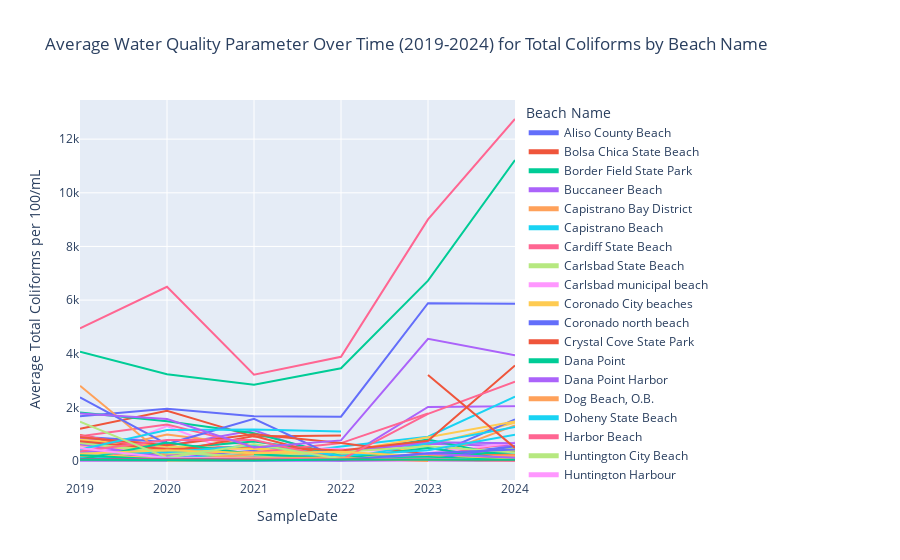

The notebook cell saved with this chart:
### Markdown cell above
# Interactable Graph of Beach Water Quality

### Code cell
import pandas as pd
import plotly.express as px

# Assuming dfBeach is your DataFrame
dfBeach['SampleDate'] = pd.to_datetime(dfBeach['SampleDate'])

# Filter the DataFrame for years greater than or equal to 2018 and parameter equal to 'Enterococcus'
df_filtered = dfBeach[(dfBeach['SampleDate'].dt.year >= 2018) & (dfBeach['parameter'] == 'Total Coliforms')]

# Group by beach and year, calculate the average
df_grouped = df_filtered.groupby(['Beach Name', df_filtered['SampleDate'].dt.year])['Result'].mean().reset_index()

# Create an interactive line plot using Plotly
fig = px.line(df_grouped, x='SampleDate', y='Result', color='Beach Name',
              labels={'Result': 'Average Total Coliforms per 100/mL'},
              title='Average Water Quality Parameter Over Time (2019-2024) for Total Coliforms by Beach Name')

# Update layout to add custom legend
fig.update_layout(
    legend=dict(
        title='Beach Name',
        itemsizing='constant'
    )
)

# Show the interactive plot
fig.show()

### Figure 1 — Plotly figure (JSON) as saved in the notebook; plotly's stock layout.template omitted (floating-point values rounded to 4 significant figures)
{"data": [{"hovertemplate": "Beach Name=Aliso County Beach<br>SampleDate=%{x}<br>Average Total Coliforms per 100/mL=%{y}<extra></extra>", "legendgroup": "Aliso County Beach", "line": {"color": "#636efa", "dash": "solid"}, "marker": {"symbol": "circle"}, "mode": "lines", "name": "Aliso County Beach", "orientation": "v", "showlegend": true, "type": "scatter", "x": [2019, 2020, 2021, 2022, 2023, 2024], "xaxis": "x", "y": [163.1, 289.0, 65.61, 137.7, 202.5, 547.8], "yaxis": "y"}, {"hovertemplate": "Beach Name=Bolsa Chica State Beach<br>SampleDate=%{x}<br>Average Total Coliforms per 100/mL=%{y}<extra></extra>", "legendgroup": "Bolsa Chica State Beach", "line": {"color": "#EF553B", "dash": "solid"}, "marker": {"symbol": "circle"}, "mode": "lines", "name": "Bolsa Chica State Beach", "orientation": "v", "showlegend": true, "type": "scatter", "x": [2019, 2020, 2021, 2022, 2023, 2024], "xaxis": "x", "y": [114.6, 341.5, 145.9, 29.84, 90.68, 348.7], "yaxis": "y"}, {"hovertemplate": "Beach Name=Border Field State Park<br>SampleDate=%{x}<br>Average Total Coliforms per 100/mL=%{y}<extra></extra>", "legendgroup": "Border Field State Park", "line": {"color": "#00cc96", "dash": "solid"}, "marker": {"symbol": "circle"}, "mode": "lines", "name": "Border Field State Park", "orientation": "v", "showlegend": true, "type": "scatter", "x": [2019, 2020, 2021, 2022, 2023, 2024], "xaxis": "x", "y": [4072.0, 3237.0, 2841.0, 3460.0, 6727.0, 11220.0], "yaxis": "y"}, {"hovertemplate": "Beach Name=Buccaneer Beach<br>SampleDate=%{x}<br>Average Total Coliforms per 100/mL=%{y}<extra></extra>", "legendgroup": "Buccaneer Beach", "line": {"color": "#ab63fa", "dash": "solid"}, "marker": {"symbol": "circle"}, "mode": "lines", "name": "Buccaneer Beach", "orientation": "v", "showlegend": true, "type": "scatter", "x": [2019, 2020, 2021, 2022, 2023, 2024], "xaxis": "x", "y": [853.9, 560.4, 1146.0, 23.44, 2014.0, 2041.0], "yaxis": "y"}, {"hovertemplate": "Beach Name=Capistrano Bay District<br>SampleDate=%{x}<br>Average Total Coliforms per 100/mL=%{y}<extra></extra>", "legendgroup": "Capistrano Bay District", "line": {"color": "#FFA15A", "dash": "solid"}, "marker": {"symbol": "circle"}, "mode": "lines", "name": "Capistrano Bay District", "orientation": "v", "showlegend": true, "type": "scatter", "x": [2019, 2020, 2021, 2022, 2023, 2024], "xaxis": "x", "y": [30.03, 18.9, 25.53, 20.56, 24.07, 22.78], "yaxis": "y"}, {"hovertemplate": "Beach Name=Capistrano Beach<br>SampleDate=%{x}<br>Average Total Coliforms per 100/mL=%{y}<extra></extra>", "legendgroup": "Capistrano Beach", "line": {"color": "#19d3f3", "dash": "solid"}, "marker": {"symbol": "circle"}, "mode": "lines", "name": "Capistrano Beach", "orientation": "v", "showlegend": true, "type": "scatter", "x": [2019, 2020, 2021, 2022, 2023, 2024], "xaxis": "x", "y": [31.07, 14.19, 24.7, 17.38, 35.9, 34.62], "yaxis": "y"}, {"hovertemplate": "Beach Name=Cardiff State Beach<br>SampleDate=%{x}<br>Average Total Coliforms per 100/mL=%{y}<extra></extra>", "legendgroup": "Cardiff State Beach", "line": {"color": "#FF6692", "dash": "solid"}, "marker": {"symbol": "circle"}, "mode": "lines", "name": "Cardiff State Beach", "orientation": "v", "showlegend": true, "type": "scatter", "x": [2019, 2020, 2021, 2022, 2023, 2024], "xaxis": "x", "y": [60.52, 229.8, 40.31, 34.79, 58.31, 24.58], "yaxis": "y"}, {"hovertemplate": "Beach Name=Carlsbad State Beach<br>SampleDate=%{x}<br>Average Total Coliforms per 100/mL=%{y}<extra></extra>", "legendgroup": "Carlsbad State Beach", "line": {"color": "#B6E880", "dash": "solid"}, "marker": {"symbol": "circle"}, "mode": "lines", "name": "Carlsbad State Beach", "orientation": "v", "showlegend": true, "type": "scatter", "x": [2019, 2020, 2021, 2022], "xaxis": "x", "y": [44.51, 206.0, 32.04, 48.91], "yaxis": "y"}, {"hovertemplate": "Beach Name=Carlsbad municipal beach<br>SampleDate=%{x}<br>Average Total Coliforms per 100/mL=%{y}<extra></extra>", "legendgroup": "Carlsbad municipal beach", "line": {"color": "#FF97FF", "dash": "solid"}, "marker": {"symbol": "circle"}, "mode": "lines", "name": "Carlsbad municipal beach", "orientation": "v", "showlegend": true, "type": "scatter", "x": [2019, 2020, 2021, 2022], "xaxis": "x", "y": [39.88, 1304.0, 29.74, 55.8], "yaxis": "y"}, {"hovertemplate": "Beach Name=Coronado City beaches<br>SampleDate=%{x}<br>Average Total Coliforms per 100/mL=%{y}<extra></extra>", "legendgroup": "Coronado City beaches", "line": {"color": "#FECB52", "dash": "solid"}, "marker": {"symbol": "circle"}, "mode": "lines", "name": "Coronado City beaches", "orientation": "v", "showlegend": true, "type": "scatter", "x": [2019, 2020, 2021, 2022, 2023, 2024], "xaxis": "x", "y": [615, 309.6, 144.0, 38.29, 598.5, 1428.0], "yaxis": "y"}, {"hovertemplate": "Beach Name=Coronado north beach<br>SampleDate=%{x}<br>Average Total Coliforms per 100/mL=%{y}<extra></extra>", "legendgroup": "Coronado north beach", "line": {"color": "#636efa", "dash": "solid"}, "marker": {"symbol": "circle"}, "mode": "lines", "name": "Coronado north beach", "orientation": "v", "showlegend": true, "type": "scatter", "x": [2019, 2020, 2021, 2022, 2023, 2024], "xaxis": "x", "y": [153.3, 144.3, 380.3, 41.76, 145.7, 1550], "yaxis": "y"}, {"hovertemplate": "Beach Name=Crystal Cove State Park<br>SampleDate=%{x}<br>Average Total Coliforms per 100/mL=%{y}<extra></extra>", "legendgroup": "Crystal Cove State Park", "line": {"color": "#EF553B", "dash": "solid"}, "marker": {"symbol": "circle"}, "mode": "lines", "name": "Crystal Cove State Park", "orientation": "v", "showlegend": true, "type": "scatter", "x": [2019, 2020, 2021, 2022, 2023, 2024], "xaxis": "x", "y": [103.4, 32.27, 41.55, 42.82, 88.98, 159.4], "yaxis": "y"}, {"hovertemplate": "Beach Name=Dana Point<br>SampleDate=%{x}<br>Average Total Coliforms per 100/mL=%{y}<extra></extra>", "legendgroup": "Dana Point", "line": {"color": "#00cc96", "dash": "solid"}, "marker": {"symbol": "circle"}, "mode": "lines", "name": "Dana Point", "orientation": "v", "showlegend": true, "type": "scatter", "x": [2019, 2020, 2021, 2022, 2023, 2024], "xaxis": "x", "y": [18.8, 23.25, 22.28, 25.46, 34.5, 54.76], "yaxis": "y"}, {"hovertemplate": "Beach Name=Dana Point Harbor<br>SampleDate=%{x}<br>Average Total Coliforms per 100/mL=%{y}<extra></extra>", "legendgroup": "Dana Point Harbor", "line": {"color": "#ab63fa", "dash": "solid"}, "marker": {"symbol": "circle"}, "mode": "lines", "name": "Dana Point Harbor", "orientation": "v", "showlegend": true, "type": "scatter", "x": [2019, 2020, 2021, 2022, 2023, 2024], "xaxis": "x", "y": [252.9, 183.6, 144.4, 371.8, 643.8, 550], "yaxis": "y"}, {"hovertemplate": "Beach Name=Dog Beach, O.B.<br>SampleDate=%{x}<br>Average Total Coliforms per 100/mL=%{y}<extra></extra>", "legendgroup": "Dog Beach, O.B.", "line": {"color": "#FFA15A", "dash": "solid"}, "marker": {"symbol": "circle"}, "mode": "lines", "name": "Dog Beach, O.B.", "orientation": "v", "showlegend": true, "type": "scatter", "x": [2019, 2020, 2021, 2022, 2023, 2024], "xaxis": "x", "y": [268.4, 987.2, 582.6, 233.7, 96.65, 1331], "yaxis": "y"}, {"hovertemplate": "Beach Name=Doheny State Beach<br>SampleDate=%{x}<br>Average Total Coliforms per 100/mL=%{y}<extra></extra>", "legendgroup": "Doheny State Beach", "line": {"color": "#19d3f3", "dash": "solid"}, "marker": {"symbol": "circle"}, "mode": "lines", "name": "Doheny State Beach", "orientation": "v", "showlegend": true, "type": "scatter", "x": [2019, 2020, 2021, 2022, 2023, 2024], "xaxis": "x", "y": [743.4, 357.0, 122.9, 542.9, 905.9, 2403.0], "yaxis": "y"}, {"hovertemplate": "Beach Name=Harbor Beach<br>SampleDate=%{x}<br>Average Total Coliforms per 100/mL=%{y}<extra></extra>", "legendgroup": "Harbor Beach", "line": {"color": "#FF6692", "dash": "solid"}, "marker": {"symbol": "circle"}, "mode": "lines", "name": "Harbor Beach", "orientation": "v", "showlegend": true, "type": "scatter", "x": [2019, 2020, 2021, 2022, 2023, 2024], "xaxis": "x", "y": [923.2, 1364.0, 566.9, 176.0, 190.7, 680.4], "yaxis": "y"}, {"hovertemplate": "Beach Name=Huntington City Beach<br>SampleDate=%{x}<br>Average Total Coliforms per 100/mL=%{y}<extra></extra>", "legendgroup": "Huntington City Beach", "line": {"color": "#B6E880", "dash": "solid"}, "marker": {"symbol": "circle"}, "mode": "lines", "name": "Huntington City Beach", "orientation": "v", "showlegend": true, "type": "scatter", "x": [2019, 2020, 2021, 2022, 2023, 2024], "xaxis": "x", "y": [95.45, 399.7, 320.2, 52.07, 105.6, 487.3], "yaxis": "y"}, {"hovertemplate": "Beach Name=Huntington Harbour<br>SampleDate=%{x}<br>Average Total Coliforms per 100/mL=%{y}<extra></extra>", "legendgroup": "Huntington Harbour", "line": {"color": "#FF97FF", "dash": "solid"}, "marker": {"symbol": "circle"}, "mode": "lines", "name": "Huntington Harbour", "orientation": "v", "showlegend": true, "type": "scatter", "x": [2019, 2020, 2021, 2022, 2023, 2024], "xaxis": "x", "y": [566.3, 139.2, 501.5, 449.6, 303.1, 682.7], "yaxis": "y"}, {"hovertemplate": "Beach Name=Huntington State Beach<br>SampleDate=%{x}<br>Average Total Coliforms per 100/mL=%{y}<extra></extra>", "legendgroup": "Huntington State Beach", "line": {"color": "#FECB52", "dash": "solid"}, "marker": {"symbol": "circle"}, "mode": "lines", "name": "Huntington State Beach", "orientation": "v", "showlegend": true, "type": "scatter", "x": [2019, 2020, 2021, 2022, 2023, 2024], "xaxis": "x", "y": [263.9, 346.7, 502.1, 129.0, 189.0, 406.8], "yaxis": "y"}, {"hovertemplate": "Beach Name=Imperial Beach municipal beach, other<br>SampleDate=%{x}<br>Average Total Coliforms per 100/mL=%{y}<extra></extra>", "legendgroup": "Imperial Beach municipal beach, other", "line": {"color": "#636efa", "dash": "solid"}, "marker": {"symbol": "circle"}, "mode": "lines", "name": "Imperial Beach municipal beach, other", "orientation": "v", "showlegend": true, "type": "scatter", "x": [2019, 2020, 2021, 2022, 2023, 2024], "xaxis": "x", "y": [1666.0, 1952.0, 1672.0, 1654.0, 5885.0, 5862], "yaxis": "y"}, {"hovertemplate": "Beach Name=Imperial Beach pier area<br>SampleDate=%{x}<br>Average Total Coliforms per 100/mL=%{y}<extra></extra>", "legendgroup": "Imperial Beach pier area", "line": {"color": "#EF553B", "dash": "solid"}, "marker": {"symbol": "circle"}, "mode": "lines", "name": "Imperial Beach pier area", "orientation": "v", "showlegend": true, "type": "scatter", "x": [2019, 2020, 2021, 2022], "xaxis": "x", "y": [1205.0, 1873.0, 911.1, 957.1], "yaxis": "y"}, {"hovertemplate": "Beach Name=La Jolla Cove<br>SampleDate=%{x}<br>Average Total Coliforms per 100/mL=%{y}<extra></extra>", "legendgroup": "La Jolla Cove", "line": {"color": "#00cc96", "dash": "solid"}, "marker": {"symbol": "circle"}, "mode": "lines", "name": "La Jolla Cove", "orientation": "v", "showlegend": true, "type": "scatter", "x": [2019, 2020, 2021, 2022, 2023, 2024], "xaxis": "x", "y": [931.8, 463.3, 731.9, 305.1, 800, 120], "yaxis": "y"}, {"hovertemplate": "Beach Name=La Jolla Shores Beach<br>SampleDate=%{x}<br>Average Total Coliforms per 100/mL=%{y}<extra></extra>", "legendgroup": "La Jolla Shores Beach", "line": {"color": "#ab63fa", "dash": "solid"}, "marker": {"symbol": "circle"}, "mode": "lines", "name": "La Jolla Shores Beach", "orientation": "v", "showlegend": true, "type": "scatter", "x": [2019, 2020, 2021, 2022, 2023, 2024], "xaxis": "x", "y": [207.2, 87.06, 71.16, 43.15, 68.8, 30.31], "yaxis": "y"}, {"hovertemplate": "Beach Name=Laguna Beach<br>SampleDate=%{x}<br>Average Total Coliforms per 100/mL=%{y}<extra></extra>", "legendgroup": "Laguna Beach", "line": {"color": "#FFA15A", "dash": "solid"}, "marker": {"symbol": "circle"}, "mode": "lines", "name": "Laguna Beach", "orientation": "v", "showlegend": true, "type": "scatter", "x": [2019, 2020, 2021, 2022, 2023, 2024], "xaxis": "x", "y": [136.1, 96.41, 62.72, 201.6, 216.4, 192.3], "yaxis": "y"}, {"hovertemplate": "Beach Name=Leucadia<br>SampleDate=%{x}<br>Average Total Coliforms per 100/mL=%{y}<extra></extra>", "legendgroup": "Leucadia", "line": {"color": "#19d3f3", "dash": "solid"}, "marker": {"symbol": "circle"}, "mode": "lines", "name": "Leucadia", "orientation": "v", "showlegend": true, "type": "scatter", "x": [2021, 2022], "xaxis": "x", "y": [30.5, 50], "yaxis": "y"}, {"hovertemplate": "Beach Name=Marine Street Beach<br>SampleDate=%{x}<br>Average Total Coliforms per 100/mL=%{y}<extra></extra>", "legendgroup": "Marine Street Beach", "line": {"color": "#FF6692", "dash": "solid"}, "marker": {"symbol": "circle"}, "mode": "lines", "name": "Marine Street Beach", "orientation": "v", "showlegend": true, "type": "scatter", "x": [2019, 2020, 2021, 2022, 2023, 2024], "xaxis": "x", "y": [67.74, 532.7, 39.38, 31.55, 117, 25.33], "yaxis": "y"}, {"hovertemplate": "Beach Name=Mission Bay<br>SampleDate=%{x}<br>Average Total Coliforms per 100/mL=%{y}<extra></extra>", "legendgroup": "Mission Bay", "line": {"color": "#B6E880", "dash": "solid"}, "marker": {"symbol": "circle"}, "mode": "lines", "name": "Mission Bay", "orientation": "v", "showlegend": true, "type": "scatter", "x": [2019, 2020, 2021, 2022, 2024], "xaxis": "x", "y": [630.6, 539.1, 264.2, 312.5, 2], "yaxis": "y"}, {"hovertemplate": "Beach Name=Mission Bay, Bahia Point<br>SampleDate=%{x}<br>Average Total Coliforms per 100/mL=%{y}<extra></extra>", "legendgroup": "Mission Bay, Bahia Point", "line": {"color": "#FF97FF", "dash": "solid"}, "marker": {"symbol": "circle"}, "mode": "lines", "name": "Mission Bay, Bahia Point", "orientation": "v", "showlegend": true, "type": "scatter", "x": [2019, 2020, 2021, 2022], "xaxis": "x", "y": [95.68, 114.1, 148.1, 30.5], "yaxis": "y"}, {"hovertemplate": "Beach Name=Mission Bay, Campland On The Bay<br>SampleDate=%{x}<br>Average Total Coliforms per 100/mL=%{y}<extra></extra>", "legendgroup": "Mission Bay, Campland On The Bay", "line": {"color": "#FECB52", "dash": "solid"}, "marker": {"symbol": "circle"}, "mode": "lines", "name": "Mission Bay, Campland On The Bay", "orientation": "v", "showlegend": true, "type": "scatter", "x": [2019, 2020, 2021, 2022], "xaxis": "x", "y": [791.5, 553.7, 449.9, 159.7], "yaxis": "y"}, {"hovertemplate": "Beach Name=Mission Bay, De Anza Cove<br>SampleDate=%{x}<br>Average Total Coliforms per 100/mL=%{y}<extra></extra>", "legendgroup": "Mission Bay, De Anza Cove", "line": {"color": "#636efa", "dash": "solid"}, "marker": {"symbol": "circle"}, "mode": "lines", "name": "Mission Bay, De Anza Cove", "orientation": "v", "showlegend": true, "type": "scatter", "x": [2019, 2020], "xaxis": "x", "y": [904.1, 713.7], "yaxis": "y"}, {"hovertemplate": "Beach Name=Mission Bay, Fanuel Park<br>SampleDate=%{x}<br>Average Total Coliforms per 100/mL=%{y}<extra></extra>", "legendgroup": "Mission Bay, Fanuel Park", "line": {"color": "#EF553B", "dash": "solid"}, "marker": {"symbol": "circle"}, "mode": "lines", "name": "Mission Bay, Fanuel Park", "orientation": "v", "showlegend": true, "type": "scatter", "x": [2019, 2020, 2021, 2022], "xaxis": "x", "y": [968.6, 325.9, 934.7, 85.5], "yaxis": "y"}, {"hovertemplate": "Beach Name=Mission Bay, Leisure Lagoon<br>SampleDate=%{x}<br>Average Total Coliforms per 100/mL=%{y}<extra></extra>", "legendgroup": "Mission Bay, Leisure Lagoon", "line": {"color": "#00cc96", "dash": "solid"}, "marker": {"symbol": "circle"}, "mode": "lines", "name": "Mission Bay, Leisure Lagoon", "orientation": "v", "showlegend": true, "type": "scatter", "x": [2019, 2020, 2021, 2022], "xaxis": "x", "y": [1808.0, 1482.0, 1033.0, 193], "yaxis": "y"}, {"hovertemplate": "Beach Name=Mission Bay, Mariners Basin<br>SampleDate=%{x}<br>Average Total Coliforms per 100/mL=%{y}<extra></extra>", "legendgroup": "Mission Bay, Mariners Basin", "line": {"color": "#ab63fa", "dash": "solid"}, "marker": {"symbol": "circle"}, "mode": "lines", "name": "Mission Bay, Mariners Basin", "orientation": "v", "showlegend": true, "type": "scatter", "x": [2019, 2020, 2021, 2022], "xaxis": "x", "y": [349.6, 415.1, 309.1, 93.5], "yaxis": "y"}, {"hovertemplate": "Beach Name=Mission Bay, Sail Bay<br>SampleDate=%{x}<br>Average Total Coliforms per 100/mL=%{y}<extra></extra>", "legendgroup": "Mission Bay, Sail Bay", "line": {"color": "#FFA15A", "dash": "solid"}, "marker": {"symbol": "circle"}, "mode": "lines", "name": "Mission Bay, Sail Bay", "orientation": "v", "showlegend": true, "type": "scatter", "x": [2019, 2020], "xaxis": "x", "y": [2810.0, 134.4], "yaxis": "y"}, {"hovertemplate": "Beach Name=Mission Bay, San Juan Cove<br>SampleDate=%{x}<br>Average Total Coliforms per 100/mL=%{y}<extra></extra>", "legendgroup": "Mission Bay, San Juan Cove", "line": {"color": "#19d3f3", "dash": "solid"}, "marker": {"symbol": "circle"}, "mode": "lines", "name": "Mission Bay, San Juan Cove", "orientation": "v", "showlegend": true, "type": "scatter", "x": [2019, 2020, 2021, 2022], "xaxis": "x", "y": [96.06, 95.52, 255.6, 193], "yaxis": "y"}, {"hovertemplate": "Beach Name=Mission Bay, Vacation Isle<br>SampleDate=%{x}<br>Average Total Coliforms per 100/mL=%{y}<extra></extra>", "legendgroup": "Mission Bay, Vacation Isle", "line": {"color": "#FF6692", "dash": "solid"}, "marker": {"symbol": "circle"}, "mode": "lines", "name": "Mission Bay, Vacation Isle", "orientation": "v", "showlegend": true, "type": "scatter", "x": [2019, 2020, 2021, 2022, 2023], "xaxis": "x", "y": [956.1, 433.8, 316.1, 669.4, 1773.0], "yaxis": "y"}, {"hovertemplate": "Beach Name=Mission Bay, Ventura Cove<br>SampleDate=%{x}<br>Average Total Coliforms per 100/mL=%{y}<extra></extra>", "legendgroup": "Mission Bay, Ventura Cove", "line": {"color": "#B6E880", "dash": "solid"}, "marker": {"symbol": "circle"}, "mode": "lines", "name": "Mission Bay, Ventura Cove", "orientation": "v", "showlegend": true, "type": "scatter", "x": [2019, 2020, 2021, 2022], "xaxis": "x", "y": [212.4, 434, 52.5, 10], "yaxis": "y"}, {"hovertemplate": "Beach Name=Mission Beach<br>SampleDate=%{x}<br>Average Total Coliforms per 100/mL=%{y}<extra></extra>", "legendgroup": "Mission Beach", "line": {"color": "#FF97FF", "dash": "solid"}, "marker": {"symbol": "circle"}, "mode": "lines", "name": "Mission Beach", "orientation": "v", "showlegend": true, "type": "scatter", "x": [2019, 2020, 2021, 2022, 2023, 2024], "xaxis": "x", "y": [39.35, 13.69, 32.52, 27.29, 41.24, 49.5], "yaxis": "y"}, {"hovertemplate": "Beach Name=Monarch Beach<br>SampleDate=%{x}<br>Average Total Coliforms per 100/mL=%{y}<extra></extra>", "legendgroup": "Monarch Beach", "line": {"color": "#FECB52", "dash": "solid"}, "marker": {"symbol": "circle"}, "mode": "lines", "name": "Monarch Beach", "orientation": "v", "showlegend": true, "type": "scatter", "x": [2019, 2020, 2021, 2022, 2023, 2024], "xaxis": "x", "y": [587.1, 452.8, 313.4, 343.1, 885.2, 1480.0], "yaxis": "y"}, {"hovertemplate": "Beach Name=Moonlight Beach<br>SampleDate=%{x}<br>Average Total Coliforms per 100/mL=%{y}<extra></extra>", "legendgroup": "Moonlight Beach", "line": {"color": "#636efa", "dash": "solid"}, "marker": {"symbol": "circle"}, "mode": "lines", "name": "Moonlight Beach", "orientation": "v", "showlegend": true, "type": "scatter", "x": [2019, 2020, 2021, 2022, 2023, 2024], "xaxis": "x", "y": [2376.0, 632.7, 1577.0, 71.65, 93.39, 76.45], "yaxis": "y"}, {"hovertemplate": "Beach Name=Newport Bay<br>SampleDate=%{x}<br>Average Total Coliforms per 100/mL=%{y}<extra></extra>", "legendgroup": "Newport Bay", "line": {"color": "#EF553B", "dash": "solid"}, "marker": {"symbol": "circle"}, "mode": "lines", "name": "Newport Bay", "orientation": "v", "showlegend": true, "type": "scatter", "x": [2019, 2020, 2021, 2022, 2023, 2024], "xaxis": "x", "y": [887.9, 587.7, 997.9, 671.4, 241.3, 221.9], "yaxis": "y"}, {"hovertemplate": "Beach Name=Newport Beach<br>SampleDate=%{x}<br>Average Total Coliforms per 100/mL=%{y}<extra></extra>", "legendgroup": "Newport Beach", "line": {"color": "#00cc96", "dash": "solid"}, "marker": {"symbol": "circle"}, "mode": "lines", "name": "Newport Beach", "orientation": "v", "showlegend": true, "type": "scatter", "x": [2019, 2020, 2021, 2022, 2023, 2024], "xaxis": "x", "y": [100.7, 107.1, 127.7, 116.1, 244.9, 318.5], "yaxis": "y"}, {"hovertemplate": "Beach Name=Newport Slough<br>SampleDate=%{x}<br>Average Total Coliforms per 100/mL=%{y}<extra></extra>", "legendgroup": "Newport Slough", "line": {"color": "#ab63fa", "dash": "solid"}, "marker": {"symbol": "circle"}, "mode": "lines", "name": "Newport Slough", "orientation": "v", "showlegend": true, "type": "scatter", "x": [2019, 2020, 2021, 2022, 2023, 2024], "xaxis": "x", "y": [625.1, 142.8, 78.4, 369.8, 696.8, 667.3], "yaxis": "y"}, {"hovertemplate": "Beach Name=Ocean Beach<br>SampleDate=%{x}<br>Average Total Coliforms per 100/mL=%{y}<extra></extra>", "legendgroup": "Ocean Beach", "line": {"color": "#FFA15A", "dash": "solid"}, "marker": {"symbol": "circle"}, "mode": "lines", "name": "Ocean Beach", "orientation": "v", "showlegend": true, "type": "scatter", "x": [2019, 2020, 2021, 2022, 2023, 2024], "xaxis": "x", "y": [187.7, 98.93, 100.9, 147.3, 172.0, 214.7], "yaxis": "y"}, {"hovertemplate": "Beach Name=Oceanside municipal beach, other<br>SampleDate=%{x}<br>Average Total Coliforms per 100/mL=%{y}<extra></extra>", "legendgroup": "Oceanside municipal beach, other", "line": {"color": "#19d3f3", "dash": "solid"}, "marker": {"symbol": "circle"}, "mode": "lines", "name": "Oceanside municipal beach, other", "orientation": "v", "showlegend": true, "type": "scatter", "x": [2019, 2020, 2021, 2022, 2023, 2024], "xaxis": "x", "y": [103.8, 130.0, 143.6, 88.11, 658.7, 1269.0], "yaxis": "y"}, {"hovertemplate": "Beach Name=Pacific Beach<br>SampleDate=%{x}<br>Average Total Coliforms per 100/mL=%{y}<extra></extra>", "legendgroup": "Pacific Beach", "line": {"color": "#FF6692", "dash": "solid"}, "marker": {"symbol": "circle"}, "mode": "lines", "name": "Pacific Beach", "orientation": "v", "showlegend": true, "type": "scatter", "x": [2019, 2020, 2021, 2022, 2023, 2024], "xaxis": "x", "y": [38.1, 41.67, 38.72, 32.6, 31.53, 22.18], "yaxis": "y"}, {"hovertemplate": "Beach Name=Poche County Beach<br>SampleDate=%{x}<br>Average Total Coliforms per 100/mL=%{y}<extra></extra>", "legendgroup": "Poche County Beach", "line": {"color": "#B6E880", "dash": "solid"}, "marker": {"symbol": "circle"}, "mode": "lines", "name": "Poche County Beach", "orientation": "v", "showlegend": true, "type": "scatter", "x": [2019, 2020, 2021, 2022, 2023, 2024], "xaxis": "x", "y": [669.0, 307.1, 169.6, 338.9, 556.0, 323.1], "yaxis": "y"}, {"hovertemplate": "Beach Name=Powerhouse Park 15th Street<br>SampleDate=%{x}<br>Average Total Coliforms per 100/mL=%{y}<extra></extra>", "legendgroup": "Powerhouse Park 15th Street", "line": {"color": "#FF97FF", "dash": "solid"}, "marker": {"symbol": "circle"}, "mode": "lines", "name": "Powerhouse Park 15th Street", "orientation": "v", "showlegend": true, "type": "scatter", "x": [2019, 2020, 2021, 2022], "xaxis": "x", "y": [14.86, 83.93, 62.25, 33.53], "yaxis": "y"}, {"hovertemplate": "Beach Name=San Clemente City Beach<br>SampleDate=%{x}<br>Average Total Coliforms per 100/mL=%{y}<extra></extra>", "legendgroup": "San Clemente City Beach", "line": {"color": "#FECB52", "dash": "solid"}, "marker": {"symbol": "circle"}, "mode": "lines", "name": "San Clemente City Beach", "orientation": "v", "showlegend": true, "type": "scatter", "x": [2019, 2020, 2021, 2022, 2023, 2024], "xaxis": "x", "y": [264.5, 81.33, 31.2, 156.0, 105.3, 52.71], "yaxis": "y"}, {"hovertemplate": "Beach Name=San Clemente State Beach<br>SampleDate=%{x}<br>Average Total Coliforms per 100/mL=%{y}<extra></extra>", "legendgroup": "San Clemente State Beach", "line": {"color": "#636efa", "dash": "solid"}, "marker": {"symbol": "circle"}, "mode": "lines", "name": "San Clemente State Beach", "orientation": "v", "showlegend": true, "type": "scatter", "x": [2019, 2020, 2021, 2022, 2023, 2024], "xaxis": "x", "y": [17.66, 14.14, 31.44, 14.85, 14.77, 26.67], "yaxis": "y"}, {"hovertemplate": "Beach Name=San Diego Bay<br>SampleDate=%{x}<br>Average Total Coliforms per 100/mL=%{y}<extra></extra>", "legendgroup": "San Diego Bay", "line": {"color": "#EF553B", "dash": "solid"}, "marker": {"symbol": "circle"}, "mode": "lines", "name": "San Diego Bay", "orientation": "v", "showlegend": true, "type": "scatter", "x": [2019, 2020, 2021, 2022, 2023, 2024], "xaxis": "x", "y": [737.4, 438.4, 551.2, 389.2, 759.2, 3563.0], "yaxis": "y"}, {"hovertemplate": "Beach Name=San Dieguito River Beach<br>SampleDate=%{x}<br>Average Total Coliforms per 100/mL=%{y}<extra></extra>", "legendgroup": "San Dieguito River Beach", "line": {"color": "#00cc96", "dash": "solid"}, "marker": {"symbol": "circle"}, "mode": "lines", "name": "San Dieguito River Beach", "orientation": "v", "showlegend": true, "type": "scatter", "x": [2019, 2020, 2021, 2022, 2023, 2024], "xaxis": "x", "y": [58.52, 687.4, 254.5, 90.96, 482.9, 42], "yaxis": "y"}, {"hovertemplate": "Beach Name=San Elijo State Beach<br>SampleDate=%{x}<br>Average Total Coliforms per 100/mL=%{y}<extra></extra>", "legendgroup": "San Elijo State Beach", "line": {"color": "#ab63fa", "dash": "solid"}, "marker": {"symbol": "circle"}, "mode": "lines", "name": "San Elijo State Beach", "orientation": "v", "showlegend": true, "type": "scatter", "x": [2019, 2020, 2021, 2022, 2023, 2024], "xaxis": "x", "y": [12.22, 26.77, 9.818, 8.616, 63.24, 52.6], "yaxis": "y"}, {"hovertemplate": "Beach Name=San Onofre State Beach<br>SampleDate=%{x}<br>Average Total Coliforms per 100/mL=%{y}<extra></extra>", "legendgroup": "San Onofre State Beach", "line": {"color": "#FFA15A", "dash": "solid"}, "marker": {"symbol": "circle"}, "mode": "lines", "name": "San Onofre State Beach", "orientation": "v", "showlegend": true, "type": "scatter", "x": [2019, 2020, 2021], "xaxis": "x", "y": [14.2, 24.17, 257], "yaxis": "y"}, {"hovertemplate": "Beach Name=Seal Beach Surfside<br>SampleDate=%{x}<br>Average Total Coliforms per 100/mL=%{y}<extra></extra>", "legendgroup": "Seal Beach Surfside", "line": {"color": "#19d3f3", "dash": "solid"}, "marker": {"symbol": "circle"}, "mode": "lines", "name": "Seal Beach Surfside", "orientation": "v", "showlegend": true, "type": "scatter", "x": [2019, 2020, 2021, 2022, 2023, 2024], "xaxis": "x", "y": [269.5, 325.4, 585.4, 202.1, 405.9, 982.0], "yaxis": "y"}, {"hovertemplate": "Beach Name=Silver Strand State Beach<br>SampleDate=%{x}<br>Average Total Coliforms per 100/mL=%{y}<extra></extra>", "legendgroup": "Silver Strand State Beach", "line": {"color": "#FF6692", "dash": "solid"}, "marker": {"symbol": "circle"}, "mode": "lines", "name": "Silver Strand State Beach", "orientation": "v", "showlegend": true, "type": "scatter", "x": [2019, 2020, 2021, 2022, 2023, 2024], "xaxis": "x", "y": [368.9, 784.7, 781.2, 51.49, 1757.0, 2958.0], "yaxis": "y"}, {"hovertemplate": "Beach Name=Solana Beach City Beaches<br>SampleDate=%{x}<br>Average Total Coliforms per 100/mL=%{y}<extra></extra>", "legendgroup": "Solana Beach City Beaches", "line": {"color": "#B6E880", "dash": "solid"}, "marker": {"symbol": "circle"}, "mode": "lines", "name": "Solana Beach City Beaches", "orientation": "v", "showlegend": true, "type": "scatter", "x": [2019, 2020, 2021, 2022, 2023, 2024], "xaxis": "x", "y": [18.44, 19.36, 29.93, 14.33, 83.18, 19], "yaxis": "y"}, {"hovertemplate": "Beach Name=South Carlsbad State Beach<br>SampleDate=%{x}<br>Average Total Coliforms per 100/mL=%{y}<extra></extra>", "legendgroup": "South Carlsbad State Beach", "line": {"color": "#FF97FF", "dash": "solid"}, "marker": {"symbol": "circle"}, "mode": "lines", "name": "South Carlsbad State Beach", "orientation": "v", "showlegend": true, "type": "scatter", "x": [2019, 2020, 2021, 2022, 2023, 2024], "xaxis": "x", "y": [4.615, 54.57, 6.232, 3.038, 11.67, 60.12], "yaxis": "y"}, {"hovertemplate": "Beach Name=South Casa Beach S.D.<br>SampleDate=%{x}<br>Average Total Coliforms per 100/mL=%{y}<extra></extra>", "legendgroup": "South Casa Beach S.D.", "line": {"color": "#FECB52", "dash": "solid"}, "marker": {"symbol": "circle"}, "mode": "lines", "name": "South Casa Beach S.D.", "orientation": "v", "showlegend": true, "type": "scatter", "x": [2019, 2020, 2021, 2022, 2023, 2024], "xaxis": "x", "y": [275.7, 398.4, 288.5, 347.6, 158.9, 65.5], "yaxis": "y"}, {"hovertemplate": "Beach Name=South Laguna Beach<br>SampleDate=%{x}<br>Average Total Coliforms per 100/mL=%{y}<extra></extra>", "legendgroup": "South Laguna Beach", "line": {"color": "#636efa", "dash": "solid"}, "marker": {"symbol": "circle"}, "mode": "lines", "name": "South Laguna Beach", "orientation": "v", "showlegend": true, "type": "scatter", "x": [2019, 2020, 2021, 2022, 2023, 2024], "xaxis": "x", "y": [29.44, 23.86, 14.08, 18.23, 52.31, 550.8], "yaxis": "y"}, {"hovertemplate": "Beach Name=Spanish Landing Park<br>SampleDate=%{x}<br>Average Total Coliforms per 100/mL=%{y}<extra></extra>", "legendgroup": "Spanish Landing Park", "line": {"color": "#EF553B", "dash": "solid"}, "marker": {"symbol": "circle"}, "mode": "lines", "name": "Spanish Landing Park", "orientation": "v", "showlegend": true, "type": "scatter", "x": [2023, 2024], "xaxis": "x", "y": [3210, 490], "yaxis": "y"}, {"hovertemplate": "Beach Name=Sunset Cliffs Park<br>SampleDate=%{x}<br>Average Total Coliforms per 100/mL=%{y}<extra></extra>", "legendgroup": "Sunset Cliffs Park", "line": {"color": "#00cc96", "dash": "solid"}, "marker": {"symbol": "circle"}, "mode": "lines", "name": "Sunset Cliffs Park", "orientation": "v", "showlegend": true, "type": "scatter", "x": [2019, 2020, 2021, 2022, 2023, 2024], "xaxis": "x", "y": [211.9, 50.96, 54.27, 104.8, 148.4, 20.17], "yaxis": "y"}, {"hovertemplate": "Beach Name=Sunset County Beach<br>SampleDate=%{x}<br>Average Total Coliforms per 100/mL=%{y}<extra></extra>", "legendgroup": "Sunset County Beach", "line": {"color": "#ab63fa", "dash": "solid"}, "marker": {"symbol": "circle"}, "mode": "lines", "name": "Sunset County Beach", "orientation": "v", "showlegend": true, "type": "scatter", "x": [2019, 2020, 2021, 2022, 2023, 2024], "xaxis": "x", "y": [25.58, 31, 129.1, 23.4, 272.8, 126.6], "yaxis": "y"}, {"hovertemplate": "Beach Name=Swami's Park<br>SampleDate=%{x}<br>Average Total Coliforms per 100/mL=%{y}<extra></extra>", "legendgroup": "Swami's Park", "line": {"color": "#FFA15A", "dash": "solid"}, "marker": {"symbol": "circle"}, "mode": "lines", "name": "Swami's Park", "orientation": "v", "showlegend": true, "type": "scatter", "x": [2020, 2021, 2022, 2023], "xaxis": "x", "y": [116.7, 127.9, 122.8, 6], "yaxis": "y"}, {"hovertemplate": "Beach Name=Tecolote Shores<br>SampleDate=%{x}<br>Average Total Coliforms per 100/mL=%{y}<extra></extra>", "legendgroup": "Tecolote Shores", "line": {"color": "#19d3f3", "dash": "solid"}, "marker": {"symbol": "circle"}, "mode": "lines", "name": "Tecolote Shores", "orientation": "v", "showlegend": true, "type": "scatter", "x": [2019, 2020, 2021, 2022], "xaxis": "x", "y": [432.3, 1156.0, 1175.0, 1106], "yaxis": "y"}, {"hovertemplate": "Beach Name=Tijuana Slough National Wildlife Refuge<br>SampleDate=%{x}<br>Average Total Coliforms per 100/mL=%{y}<extra></extra>", "legendgroup": "Tijuana Slough National Wildlife Refuge", "line": {"color": "#FF6692", "dash": "solid"}, "marker": {"symbol": "circle"}, "mode": "lines", "name": "Tijuana Slough National Wildlife Refuge", "orientation": "v", "showlegend": true, "type": "scatter", "x": [2019, 2020, 2021, 2022, 2023, 2024], "xaxis": "x", "y": [4946.0, 6496.0, 3221.0, 3885.0, 9007.0, 12750.0], "yaxis": "y"}, {"hovertemplate": "Beach Name=Torrey Pines State Beach<br>SampleDate=%{x}<br>Average Total Coliforms per 100/mL=%{y}<extra></extra>", "legendgroup": "Torrey Pines State Beach", "line": {"color": "#B6E880", "dash": "solid"}, "marker": {"symbol": "circle"}, "mode": "lines", "name": "Torrey Pines State Beach", "orientation": "v", "showlegend": true, "type": "scatter", "x": [2019, 2020, 2021, 2022, 2023, 2024], "xaxis": "x", "y": [1468.0, 123.0, 633.3, 76.22, 45.7, 26], "yaxis": "y"}, {"hovertemplate": "Beach Name=Tourmaline Surfing Park<br>SampleDate=%{x}<br>Average Total Coliforms per 100/mL=%{y}<extra></extra>", "legendgroup": "Tourmaline Surfing Park", "line": {"color": "#FF97FF", "dash": "solid"}, "marker": {"symbol": "circle"}, "mode": "lines", "name": "Tourmaline Surfing Park", "orientation": "v", "showlegend": true, "type": "scatter", "x": [2019, 2020, 2021, 2022, 2023, 2024], "xaxis": "x", "y": [481.4, 112.0, 90.42, 66.67, 85.69, 2], "yaxis": "y"}, {"hovertemplate": "Beach Name=USMC Camp Pendleton<br>SampleDate=%{x}<br>Average Total Coliforms per 100/mL=%{y}<extra></extra>", "legendgroup": "USMC Camp Pendleton", "line": {"color": "#FECB52", "dash": "solid"}, "marker": {"symbol": "circle"}, "mode": "lines", "name": "USMC Camp Pendleton", "orientation": "v", "showlegend": true, "type": "scatter", "x": [2020, 2021], "xaxis": "x", "y": [16.83, 49], "yaxis": "y"}, {"hovertemplate": "Beach Name=Whispering Sands  Nicholson Pt.<br>SampleDate=%{x}<br>Average Total Coliforms per 100/mL=%{y}<extra></extra>", "legendgroup": "Whispering Sands  Nicholson Pt.", "line": {"color": "#636efa", "dash": "solid"}, "marker": {"symbol": "circle"}, "mode": "lines", "name": "Whispering Sands  Nicholson Pt.", "orientation": "v", "showlegend": true, "type": "scatter", "x": [2019, 2020, 2021, 2022, 2023, 2024], "xaxis": "x", "y": [68.87, 81.49, 53.87, 35.6, 287.2, 435], "yaxis": "y"}, {"hovertemplate": "Beach Name=WindanSea Beach<br>SampleDate=%{x}<br>Average Total Coliforms per 100/mL=%{y}<extra></extra>", "legendgroup": "WindanSea Beach", "line": {"color": "#EF553B", "dash": "solid"}, "marker": {"symbol": "circle"}, "mode": "lines", "name": "WindanSea Beach", "orientation": "v", "showlegend": true, "type": "scatter", "x": [2019, 2020, 2021, 2022, 2023, 2024], "xaxis": "x", "y": [58.74, 57.91, 61.66, 47.24, 61.57, 17.33], "yaxis": "y"}, {"hovertemplate": "Beach Name=non-accessible or restricted access shoreline on Pt. Loma<br>SampleDate=%{x}<br>Average Total Coliforms per 100/mL=%{y}<extra></extra>", "legendgroup": "non-accessible or restricted access shoreline on Pt. Loma", "line": {"color": "#00cc96", "dash": "solid"}, "marker": {"symbol": "circle"}, "mode": "lines", "name": "non-accessible or restricted access shoreline on Pt. Loma", "orientation": "v", "showlegend": true, "type": "scatter", "x": [2019, 2020, 2021, 2022, 2023, 2024], "xaxis": "x", "y": [46.85, 25.02, 21.18, 60.16, 51.42, 51.42], "yaxis": "y"}, {"hovertemplate": "Beach Name=north Imperial Beach<br>SampleDate=%{x}<br>Average Total Coliforms per 100/mL=%{y}<extra></extra>", "legendgroup": "north Imperial Beach", "line": {"color": "#ab63fa", "dash": "solid"}, "marker": {"symbol": "circle"}, "mode": "lines", "name": "north Imperial Beach", "orientation": "v", "showlegend": true, "type": "scatter", "x": [2019, 2020, 2021, 2022, 2023, 2024], "xaxis": "x", "y": [1770.0, 1567.0, 505.8, 770.5, 4555.0, 3947], "yaxis": "y"}], "layout": {"legend": {"itemsizing": "constant", "title": {"text": "Beach Name"}, "tracegroupgap": 0}, "title": {"text": "Average Water Quality Parameter Over Time (2019-2024) for Total Coliforms by Beach Name"}, "xaxis": {"anchor": "y", "domain": [0, 1], "title": {"text": "SampleDate"}}, "yaxis": {"anchor": "x", "domain": [0, 1], "title": {"text": "Average Total Coliforms per 100/mL"}}}}
